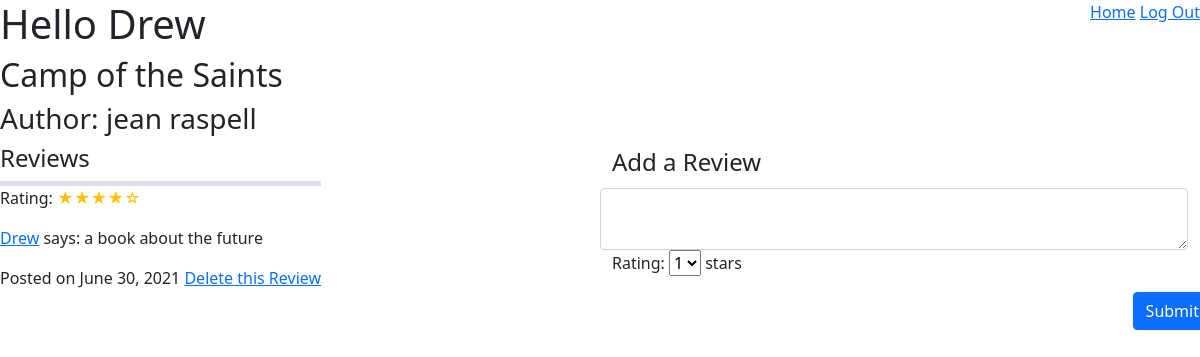
The app's page /book/5 (signed in) with its own data.
### Dojo_Reads_app/models.py (models this page shows)
class Book(models.Model):
    title = models.CharField(max_length=50)
    author = models.CharField(max_length=50)
    created_at = models.DateTimeField(auto_now_add=True)
    updated_at = models.DateTimeField(auto_now=True)
    objects = BookManager()

class Review(models.Model):
    content = models.TextField(blank=True)
    rating = models.IntegerField(null=True)
    by_user = models.ForeignKey(User, related_name= 'reviews', on_delete= models.CASCADE)
    for_book = models.ForeignKey(Book, related_name= 'reviews', on_delete=models.CASCADE)
    created_at = models.DateTimeField(auto_now_add=True)
    updated_at = models.DateTimeField(auto_now=True)
    objects = ReviewManager()

class User(models.Model):
    name = models.CharField(max_length=50)
    alias = models.CharField(max_length=50)
    email = models.CharField(max_length=50)
    password = models.CharField(max_length=50)
    created_at = models.DateTimeField(auto_now_add=True)
    updated_at = models.DateTimeField(auto_now=True)
    objects = UserManager()

### Dojo_Reads_app/views.py (the view)
# urls.py: path('book/<int:book_id>',views.viewBook),
def viewBook(request, book_id):
    if 'user_id' not in request.session:
        messages.error(request,"Please log on.")
        return redirect('/')
    context={
        'book':Book.objects.get(id=int(book_id)),
        'user':User.objects.get(id=int(request.session['user_id']))
    }
    print(book_id)
    return render(request,'viewBook.html',context)

### Dojo_Reads_app/templates/viewBook.html (shortened to what this page needs)
<!DOCTYPE html>
<html lang="en">
<head>
    {% load static %}
    <link rel="stylesheet" href="{% static 'bootstrap/css/bootstrap.css' %}">
</head>
<body>
    <div class="row justify-content-between">
        <h1 class="col-auto">Hello {{ user.name }}</h1>
        <div class="col-auto">
            <a href="/home">Home</a>
            <a href="/logout">Log Out</a>
        </div>
    </div>
    <h2>{{ book.title }}</h2>
    <h3>Author: {{book.author}}</h3>
    <div class="row justify-content-between" >
        <div class="col-auto">
            <h4>Reviews</h4>
            {%for review in book.reviews.all%}
            <div class="border-top border-5">
                <p>Rating:{%if review.rating == 1%}
                    <span class="text-warning">&#9733;</span><span class="text-warning">&#9734;</span><span class="text-warning">&#9734;</span><span class="text-warning">&#9734;</span><span class="text-warning">&#9734;</span>
                    {% elif review.rating == 2 %}
                    <span class="text-warning">&#9733;</span><span class="text-warning">&#9733;</span><span class="text-warning">&#9734;</span><span class="text-warning">&#9734;</span><span class="text-warning">&#9734;</span>
                    {% elif review.rating == 3 %}
                    <span class="text-warning">&#9733;</span><span class="text-warning">&#9733;</span><span class="text-warning">&#9733;</span><span class="text-warning">&#9734;</span><span class="text-warning">&#9734;</span>
                    {% elif review.rating == 4 %}
                    <span class="text-warning">&#9733;</span><span class="text-warning">&#9733;</span><span class="text-warning">&#9733;</span><span class="text-warning">&#9733;</span><span class="text-warning">&#9734;</span>
                    {% else %}
                    <span class="text-warning">&#9733;</span><span class="text-warning">&#9733;</span><span class="text-warning">&#9733;</span><span class="text-warning">&#9733;</span><span class="text-warning">&#9733;</span>
                    {% endif %}
                </p>
                <p><a href="">{{review.by_user.alias}}</a> says: {{review.content}}</p>
                <p>Posted on {{review.created_at|date:"F t, Y"}}
                {% if user.id == review.by_user.id %}
                    <a href="/review/{{review.id}}">Delete this Review</a>
                {% endif %}</p>
            </div>
            {% endfor %}
        </div>
        <form class="col-6" action="/newReview/{{book.id}}" method="POST">
            <legend>Add a Review</legend>
            <textarea class="row w-100 form-control" name="content" ></textarea>
            <p>Rating:
            <select name="rating">
                <option value="1">1</option>
            </select>
            stars</p>
            <div class="row justify-content-end">
                <input class="col-auto btn btn-primary" type="submit">
            </div>
        </form>
    </div>
</body>
</html>

### records on screen
Book: title "Camp of the Saints", author "jean raspell"
Review: by_user.alias "Drew", content "a book about the future", created_at "June 30, 2021"
